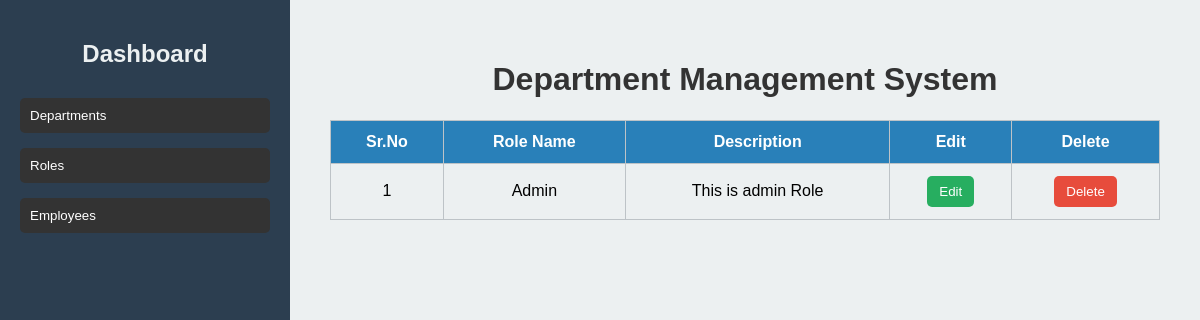
Before: /viewrole with the older database file.
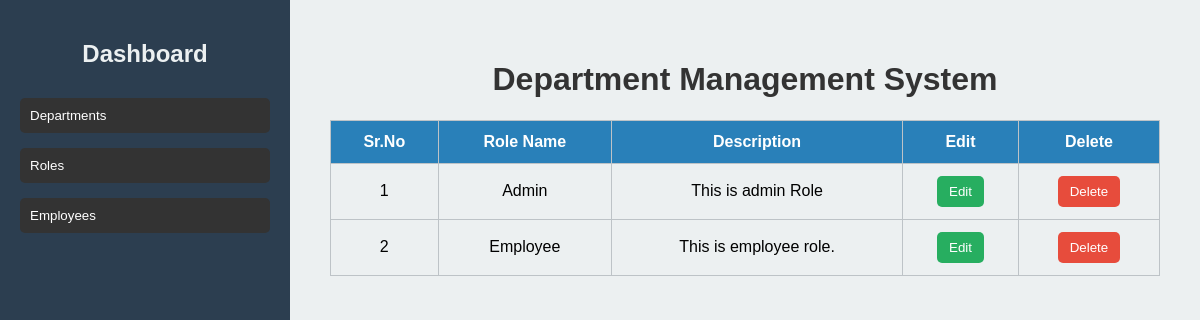
After: the same page with the newer database file.
### deptapp/models.py (models this page shows)
class Roles(models.Model):
    role_id = models.AutoField(primary_key=True)
    role_name = models.CharField(max_length=100)
    description = models.CharField(max_length=300)
    created_at = models.DateTimeField(auto_now_add=True)
    updated_at = models.DateTimeField(auto_now=True)

### deptapp/views.py (the view)
# urls.py: path('viewrole',views.viewRole),
def viewRole(request):
    data=Roles.objects.all()
    print(type(data)) # QuerySet of List containing
    print(data)
    context={}
    context['roles']=data
    return render(request,'viewrole.html',context)

### templates/viewrole.html (shortened to what this page needs)
{% extends 'base.html' %}
{% load static %}
{% block content %}
    <h1>Department Management System</h1>
    <table>
        <tr>
            <th>Sr.No</th>
            <th>Role Name</th>
            <th>Description</th>
            <th>Edit</th>
            <th>Delete</th>
        </tr>
        {% for role in roles %}
        <tr>
            <td>{{ role.role_id }}</td>
            <td>{{ role.role_name }}</td>
            <td>{{ role.description }}</td>
            <td>
                <button><a href="updaterole/{{ role.role_id }}">Edit</a></button>
            </td>
            <td>
                <button class="delete"><a href="deleterole/{{ role.role_id }}">Delete</a></button>
            </td>
        </tr>
        {% endfor %}
    </table>
{% endblock %}

Changed rows visible on the page:
added Roles: role_id "2", role_name "Employee", description "This is employee role."
